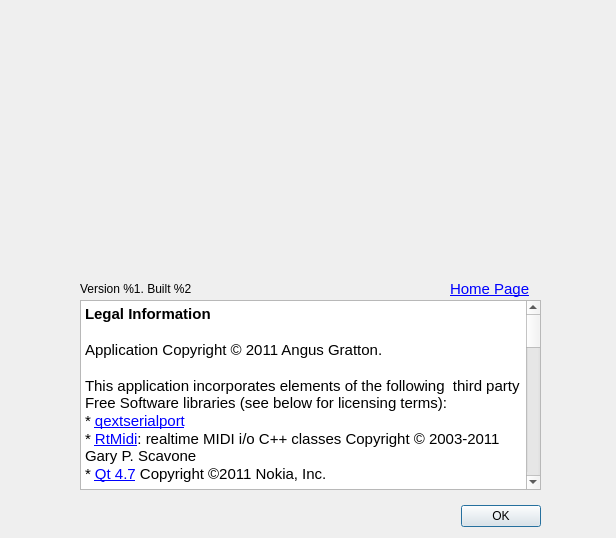
<?xml version="1.0" encoding="UTF-8"?>
<ui version="4.0">
 <class>About</class>
 <widget class="QDialog" name="About">
  <property name="geometry">
   <rect>
    <x>0</x>
    <y>0</y>
    <width>616</width>
    <height>538</height>
   </rect>
  </property>
  <property name="windowTitle">
   <string>About This Thing</string>
  </property>
  <widget class="QDialogButtonBox" name="buttonBox">
   <property name="geometry">
    <rect>
     <x>200</x>
     <y>500</y>
     <width>341</width>
     <height>32</height>
    </rect>
   </property>
   <property name="orientation">
    <enum>Qt::Horizontal</enum>
   </property>
   <property name="standardButtons">
    <set>QDialogButtonBox::Ok</set>
   </property>
  </widget>
  <widget class="QLabel" name="label_logo">
   <property name="geometry">
    <rect>
     <x>40</x>
     <y>30</y>
     <width>501</width>
     <height>221</height>
    </rect>
   </property>
   <property name="text">
    <string/>
   </property>
   <property name="pixmap">
    <pixmap>:/images/images/logo.png</pixmap>
   </property>
  </widget>
  <widget class="QLabel" name="label_info">
   <property name="geometry">
    <rect>
     <x>80</x>
     <y>280</y>
     <width>481</width>
     <height>18</height>
    </rect>
   </property>
   <property name="text">
    <string>Version %1. Built %2</string>
   </property>
  </widget>
  <widget class="QTextBrowser" name="textBrowser">
   <property name="geometry">
    <rect>
     <x>80</x>
     <y>300</y>
     <width>461</width>
     <height>190</height>
    </rect>
   </property>
   <property name="html">
    <string>&lt;!DOCTYPE HTML PUBLIC &quot;-//W3C//DTD HTML 4.0//EN&quot; &quot;http://www.w3.org/TR/REC-html40/strict.dtd&quot;&gt;
&lt;html&gt;&lt;head&gt;&lt;meta name=&quot;qrichtext&quot; content=&quot;1&quot; /&gt;&lt;style type=&quot;text/css&quot;&gt;
p, li { white-space: pre-wrap; }
&lt;/style&gt;&lt;/head&gt;&lt;body style=&quot; font-family:'.SF NS Text'; font-size:13pt; font-weight:400; font-style:normal;&quot;&gt;
&lt;p style=&quot; margin-top:0px; margin-bottom:0px; margin-left:0px; margin-right:0px; -qt-block-indent:0; text-indent:0px;&quot;&gt;&lt;span style=&quot; font-family:'Ubuntu'; font-size:11pt; font-weight:600;&quot;&gt;Legal Information&lt;/span&gt;&lt;/p&gt;
&lt;p style=&quot;-qt-paragraph-type:empty; margin-top:0px; margin-bottom:0px; margin-left:0px; margin-right:0px; -qt-block-indent:0; text-indent:0px; font-family:'Ubuntu'; font-size:11pt; font-weight:600;&quot;&gt;&lt;br /&gt;&lt;/p&gt;
&lt;p style=&quot; margin-top:0px; margin-bottom:0px; margin-left:0px; margin-right:0px; -qt-block-indent:0; text-indent:0px;&quot;&gt;&lt;span style=&quot; font-family:'Ubuntu'; font-size:11pt;&quot;&gt;Application Copyright © 2011 Angus Gratton.&lt;/span&gt;&lt;/p&gt;
&lt;p style=&quot;-qt-paragraph-type:empty; margin-top:0px; margin-bottom:0px; margin-left:0px; margin-right:0px; -qt-block-indent:0; text-indent:0px; font-family:'Ubuntu'; font-size:11pt;&quot;&gt;&lt;br /&gt;&lt;/p&gt;
&lt;p style=&quot; margin-top:0px; margin-bottom:0px; margin-left:0px; margin-right:0px; -qt-block-indent:0; text-indent:0px;&quot;&gt;&lt;span style=&quot; font-family:'Ubuntu'; font-size:11pt;&quot;&gt;This application incorporates elements of the following  third party Free Software libraries (see below for licensing terms):&lt;/span&gt;&lt;/p&gt;
&lt;p style=&quot; margin-top:0px; margin-bottom:0px; margin-left:0px; margin-right:0px; -qt-block-indent:0; text-indent:0px;&quot;&gt;&lt;span style=&quot; font-family:'Ubuntu'; font-size:11pt;&quot;&gt;* &lt;/span&gt;&lt;a href=&quot;http://code.google.com/p/qextserialport/&quot;&gt;&lt;span style=&quot; font-family:'Ubuntu'; font-size:11pt; text-decoration: underline; color:#0000ff;&quot;&gt;qextserialport&lt;/span&gt;&lt;/a&gt;&lt;/p&gt;
&lt;p style=&quot; margin-top:0px; margin-bottom:0px; margin-left:0px; margin-right:0px; -qt-block-indent:0; text-indent:0px;&quot;&gt;&lt;span style=&quot; font-family:'Ubuntu'; font-size:11pt;&quot;&gt;* &lt;/span&gt;&lt;a href=&quot;http://www.music.mcgill.ca/~gary/rtmidi/&quot;&gt;&lt;span style=&quot; font-family:'Ubuntu'; font-size:11pt; text-decoration: underline; color:#0000ff;&quot;&gt;RtMidi&lt;/span&gt;&lt;/a&gt;&lt;span style=&quot; font-family:'Ubuntu'; font-size:11pt;&quot;&gt;: realtime MIDI i/o C++ classes Copyright © 2003-2011 Gary P. Scavone&lt;/span&gt;&lt;/p&gt;
&lt;p style=&quot; margin-top:0px; margin-bottom:0px; margin-left:0px; margin-right:0px; -qt-block-indent:0; text-indent:0px;&quot;&gt;&lt;span style=&quot; font-family:'Ubuntu'; font-size:11pt;&quot;&gt;* &lt;/span&gt;&lt;a href=&quot;http://qt.nokia.com/products&quot;&gt;&lt;span style=&quot; font-family:'Ubuntu'; font-size:11pt; text-decoration: underline; color:#0000ff;&quot;&gt;Qt 4.7&lt;/span&gt;&lt;/a&gt;&lt;span style=&quot; font-family:'Ubuntu'; font-size:11pt;&quot;&gt; Copyright ©2011 Nokia, Inc.&lt;/span&gt;&lt;/p&gt;
&lt;p style=&quot;-qt-paragraph-type:empty; margin-top:0px; margin-bottom:0px; margin-left:0px; margin-right:0px; -qt-block-indent:0; text-indent:0px; font-family:'Ubuntu'; font-size:11pt;&quot;&gt;&lt;br /&gt;&lt;/p&gt;
&lt;p style=&quot; margin-top:0px; margin-bottom:0px; margin-left:0px; margin-right:0px; -qt-block-indent:0; text-indent:0px;&quot;&gt;&lt;span style=&quot; font-family:'Ubuntu'; font-size:11pt; font-weight:600;&quot;&gt;License&lt;/span&gt;&lt;/p&gt;
&lt;p style=&quot; margin-top:0px; margin-bottom:0px; margin-left:0px; margin-right:0px; -qt-block-indent:0; text-indent:0px;&quot;&gt;&lt;span style=&quot; font-family:'Ubuntu'; font-size:11pt;&quot;&gt;This application is free software; you can redistribute it and/or modify it under the terms of the GNU Lesser General Public License as published by the Free Software Foundation; either version 2.1 of the License, or (at your option) any later version. This library is distributed in the hope that it will be useful, but WITHOUT ANY WARRANTY; without even the implied warranty of MERCHANTABILITY or FITNESS FOR A PARTICULAR PURPOSE.  See the &lt;/span&gt;&lt;a href=&quot;http://www.gnu.org/licenses/lgpl-2.1.html&quot;&gt;&lt;span style=&quot; font-family:'Ubuntu'; font-size:11pt; text-decoration: underline; color:#0000ff;&quot;&gt;GNU Lesser General Public License&lt;/span&gt;&lt;/a&gt;&lt;span style=&quot; font-family:'Ubuntu'; font-size:11pt;&quot;&gt; for more details.&lt;/span&gt;&lt;/p&gt;
&lt;p style=&quot;-qt-paragraph-type:empty; margin-top:0px; margin-bottom:0px; margin-left:0px; margin-right:0px; -qt-block-indent:0; text-indent:0px; font-family:'Ubuntu'; font-size:11pt;&quot;&gt;&lt;br /&gt;&lt;/p&gt;
&lt;p style=&quot; margin-top:0px; margin-bottom:0px; margin-left:0px; margin-right:0px; -qt-block-indent:0; text-indent:0px;&quot;&gt;&lt;span style=&quot; font-family:'Ubuntu'; font-size:11pt; font-weight:600;&quot;&gt;qextserialport &lt;/span&gt;&lt;span style=&quot; font-family:'Ubuntu'; font-size:11pt;&quot;&gt;is additionally licensed under the New BSD License&lt;/span&gt;&lt;/p&gt;
&lt;p style=&quot;-qt-paragraph-type:empty; margin-top:0px; margin-bottom:0px; margin-left:0px; margin-right:0px; -qt-block-indent:0; text-indent:0px; font-family:'Ubuntu'; font-size:11pt;&quot;&gt;&lt;br /&gt;&lt;/p&gt;
&lt;p style=&quot; margin-top:0px; margin-bottom:0px; margin-left:0px; margin-right:0px; -qt-block-indent:0; text-indent:0px;&quot;&gt;&lt;span style=&quot; font-family:'Ubuntu'; font-size:11pt; font-weight:600;&quot;&gt;RtMidi &lt;/span&gt;&lt;span style=&quot; font-family:'Ubuntu'; font-size:11pt;&quot;&gt;is additionally licensed as follows: &lt;/span&gt;&lt;/p&gt;
&lt;p style=&quot; margin-top:0px; margin-bottom:0px; margin-left:0px; margin-right:0px; -qt-block-indent:0; text-indent:0px;&quot;&gt;&lt;span style=&quot; font-family:'Lucida Grande,Verdana,Geneva,Arial,sans-serif'; font-size:11pt; color:#000000;&quot;&gt;Permission is hereby granted, free of charge, to any person obtaining a copy of this software and associated documentation files (the &amp;quot;Software&amp;quot;), to deal in the Software without restriction, including without limitation the rights to use, copy, modify, merge, publish, distribute, sublicense, and/or sell copies of the Software, and to permit persons to whom the Software is furnished to do so, subject to the following conditions:&lt;/span&gt;&lt;/p&gt;
&lt;p style=&quot; margin-top:12px; margin-bottom:12px; margin-left:0px; margin-right:0px; -qt-block-indent:0; text-indent:0px;&quot;&gt;&lt;span style=&quot; font-family:'Lucida Grande,Verdana,Geneva,Arial,sans-serif'; font-size:11pt; color:#000000;&quot;&gt;The above copyright notice and this permission notice shall be included in all copies or substantial portions of the Software.&lt;/span&gt;&lt;/p&gt;
&lt;p style=&quot; margin-top:12px; margin-bottom:12px; margin-left:0px; margin-right:0px; -qt-block-indent:0; text-indent:0px;&quot;&gt;&lt;span style=&quot; font-family:'Lucida Grande,Verdana,Geneva,Arial,sans-serif'; font-size:11pt; color:#000000;&quot;&gt;Any person wishing to distribute modifications to the Software is requested to send the modifications to the original developer so that they can be incorporated into the canonical version.&lt;/span&gt;&lt;/p&gt;
&lt;p style=&quot; margin-top:12px; margin-bottom:12px; margin-left:0px; margin-right:0px; -qt-block-indent:0; text-indent:0px;&quot;&gt;&lt;span style=&quot; font-family:'Lucida Grande,Verdana,Geneva,Arial,sans-serif'; font-size:11pt; color:#000000;&quot;&gt;THE SOFTWARE IS PROVIDED &amp;quot;AS IS&amp;quot;, WITHOUT WARRANTY OF ANY KIND, EXPRESS OR IMPLIED, INCLUDING BUT NOT LIMITED TO THE WARRANTIES OF MERCHANTABILITY, FITNESS FOR A PARTICULAR PURPOSE AND NONINFRINGEMENT. IN NO EVENT SHALL THE AUTHORS OR COPYRIGHT HOLDERS BE LIABLE FOR ANY CLAIM, DAMAGES OR OTHER LIABILITY, WHETHER IN AN ACTION OF CONTRACT, TORT OR OTHERWISE, ARISING FROM, OUT OF OR IN CONNECTION WITH THE SOFTWARE OR THE USE OR OTHER DEALINGS IN THE SOFTWARE.&lt;/span&gt;&lt;/p&gt;
&lt;p style=&quot;-qt-paragraph-type:empty; margin-top:0px; margin-bottom:0px; margin-left:0px; margin-right:0px; -qt-block-indent:0; text-indent:0px; font-family:'Ubuntu'; font-size:11pt;&quot;&gt;&lt;br /&gt;&lt;/p&gt;
&lt;p style=&quot; margin-top:0px; margin-bottom:0px; margin-left:0px; margin-right:0px; -qt-block-indent:0; text-indent:0px;&quot;&gt;&lt;span style=&quot; font-family:'Ubuntu'; font-size:11pt; font-weight:600;&quot;&gt;Qt&lt;/span&gt;&lt;span style=&quot; font-family:'Ubuntu'; font-size:11pt;&quot;&gt; is licensed under the GNU Lesser General Public License 2.1&lt;/span&gt;&lt;/p&gt;&lt;/body&gt;&lt;/html&gt;</string>
   </property>
   <property name="openExternalLinks">
    <bool>true</bool>
   </property>
  </widget>
  <widget class="QLabel" name="HomePageButton">
   <property name="geometry">
    <rect>
     <x>450</x>
     <y>280</y>
     <width>100</width>
     <height>18</height>
    </rect>
   </property>
   <property name="text">
    <string>&lt;!DOCTYPE HTML PUBLIC &quot;-//W3C//DTD HTML 4.0//EN&quot; &quot;http://www.w3.org/TR/REC-html40/strict.dtd&quot;&gt;
&lt;html&gt;&lt;head&gt;&lt;meta name=&quot;qrichtext&quot; content=&quot;1&quot; /&gt;&lt;style type=&quot;text/css&quot;&gt;
p, li { white-space: pre-wrap; }
&lt;/style&gt;&lt;/head&gt;&lt;body style=&quot; font-family:'Ubuntu'; font-size:11pt; font-weight:400; font-style:normal;&quot;&gt;
&lt;p style=&quot; margin-top:0px; margin-bottom:0px; margin-left:0px; margin-right:0px; -qt-block-indent:0; text-indent:0px;&quot;&gt;&lt;a href=&quot;http://projectgus.github.com/hairless-midiserial&quot;&gt;&lt;span style=&quot; text-decoration: underline; color:#0000ff;&quot;&gt;Home Page&lt;/span&gt;&lt;/a&gt;&lt;/p&gt;&lt;/body&gt;&lt;/html&gt;</string>
   </property>
   <property name="openExternalLinks">
    <bool>true</bool>
   </property>
  </widget>
 </widget>
 <resources/>
 <connections>
  <connection>
   <sender>buttonBox</sender>
   <signal>accepted()</signal>
   <receiver>About</receiver>
   <slot>accept()</slot>
   <hints>
    <hint type="sourcelabel">
     <x>248</x>
     <y>254</y>
    </hint>
    <hint type="destinationlabel">
     <x>157</x>
     <y>274</y>
    </hint>
   </hints>
  </connection>
  <connection>
   <sender>buttonBox</sender>
   <signal>rejected()</signal>
   <receiver>About</receiver>
   <slot>reject()</slot>
   <hints>
    <hint type="sourcelabel">
     <x>316</x>
     <y>260</y>
    </hint>
    <hint type="destinationlabel">
     <x>286</x>
     <y>274</y>
    </hint>
   </hints>
  </connection>
 </connections>
</ui>
